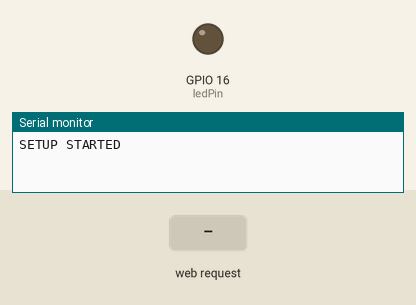
Recording of a sketch running on a simulated ESP8266 (NodeMCU). On the bench: output pins drawn as LEDs (lit = HIGH), the last lines printed to the serial monitor. Inputs (shaded band) come from the test bench. WiFi joins after 1.5 s; servers stay silent unless stated.

Above: at 1.3 s.
1.4 s: HTTP request GET /celebration received
At 2.2 s:
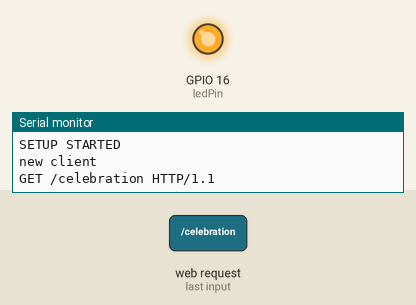
Timing chart, 0 to 4.4 s (numbered marks = the images above; inputs shaded):
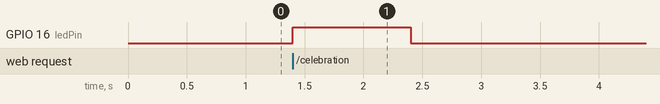

The sketch:

ESP-F_conbuk_celebration.ino
```cpp
#include <ESP8266WiFi.h>

WiFiServer server(80);
char* wifi_name = "Click_Here_For_Viruses";
char* wifi_pass = "wifi-password"; /// !!! change to your own name and pass

IPAddress ip(10, 0, 0, 90);
IPAddress gateway(10, 0, 0, 1);
IPAddress subnet(255, 255, 255, 0);

int ledPin = 16; // D0

void setup() {
  ESP.eraseConfig();
  Serial.begin(9600);
  Serial.println("SETUP STARTED");

  // prepare led pin
  pinMode(ledPin, OUTPUT);
  digitalWrite(ledPin, LOW);

  WiFi.disconnect();
  delay(100); // time to shut down old networks

  WiFi.setSleepMode(WIFI_NONE_SLEEP);
  WiFi.mode(WIFI_STA);
  WiFi.begin(wifi_name, wifi_pass);
  WiFi.config(ip, gateway, subnet);
  server.begin();

}

void loop() {
    // Check if a client has connected
  WiFiClient client = server.available();
  if (!client) {
    return;
  }

  // Wait until the client sends some data
  Serial.println("new client");
  int timewate = 0;
  while (!client.available()) {
    delay(1);
    timewate = timewate + 1;
    if (timewate > 1800)
    {
      Serial.println(">>> Client Timeout !");
      client.stop();
      return;
    }
  }

  // response
  client.println("HTTP/1.1 200 OK");
  client.println("Content-Type: text/html");
  client.println(""); //  do not forget this one
  client.println("");
  client.println("");
  client.println("Yeah, celebration!");

  // Read the first line of the request
  String request = client.readStringUntil('\r');
  Serial.println(request);
  if(request.indexOf("/celebration")!=-1){
    digitalWrite(ledPin, HIGH);
    delay(1000);
    digitalWrite(ledPin, LOW);

  }
  client.flush();


}
```

Measured:
- after the input at 1.4 s, GPIO 16 (ledPin): LOW → HIGH at once, → LOW 1.0 s later
